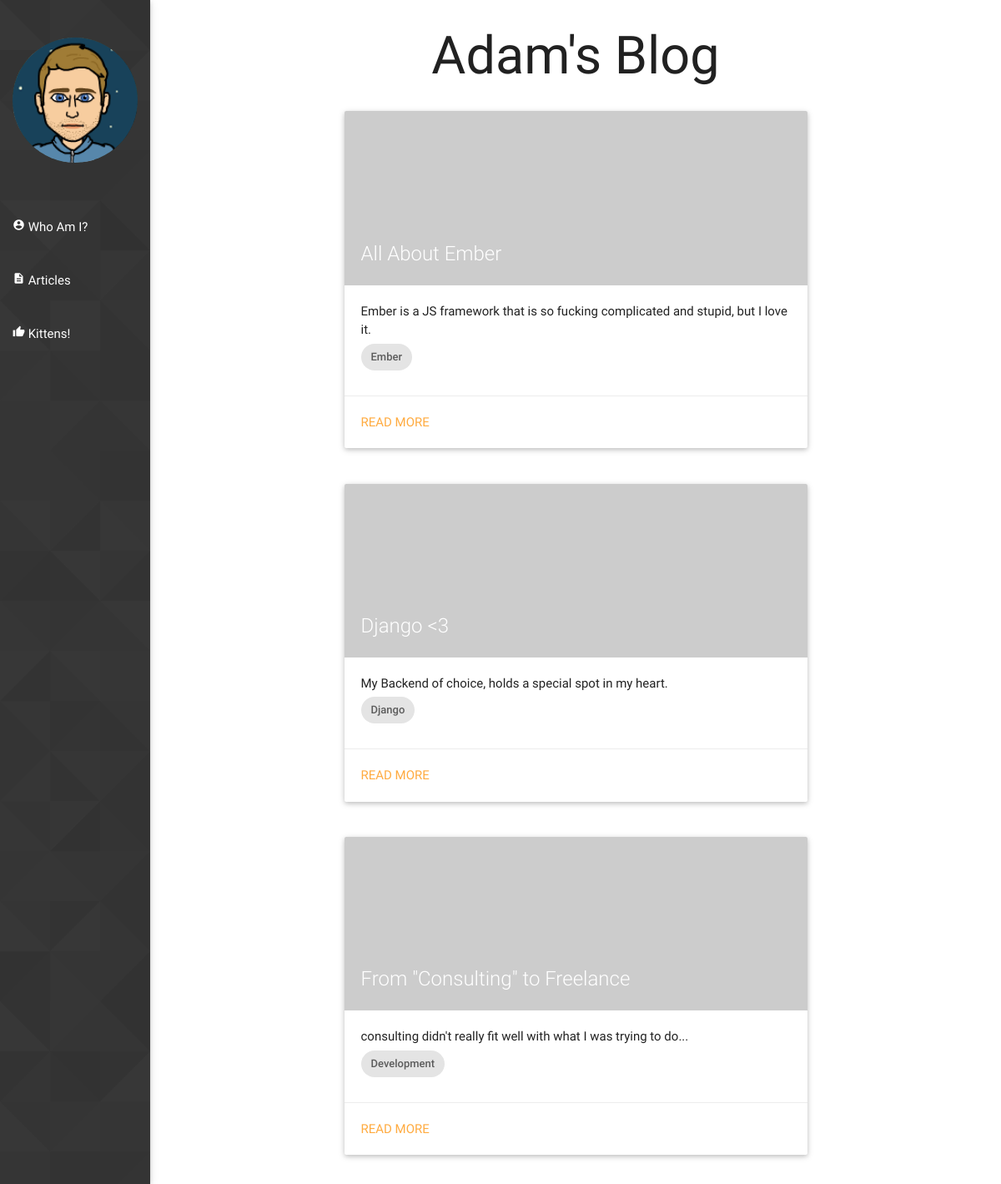
Screenshot of /blog/ with the database file from the repository.
### blog/models.py (models this page shows, shortened)
class Article(models.Model):
    title = models.CharField(max_length=50)
    headline = models.CharField(max_length=150)
    created = models.DateField(auto_now_add=True)
    body = models.TextField()
    tags = models.ManyToManyField(Tag)
    public = models.BooleanField(default=True)
    def get_absolute_url(self):
        return reverse('blog-article', kwargs={'pk': self.id})

class Tag(models.Model):
    title = models.CharField(max_length=50)

### blog/views.py (the view)
class BlogHomeView(ListView):
    template_name = "blog_home.html"
    queryset = Article.objects.filter(public=True)

### blog/templates/blog_home.html (shortened to what this page needs)
{% extends "_blog_base.html" %}
{% block blog_body %}
  <div class="col m8 offset-m2 blog__home">
    <h1 class="center-align">Adam's Blog</h1>
    {% for article in article_list %}
      <div class="row">
        <div class="col m12">
          <div class="card">
            <div class="card-image shrink">
              <a href="{{article.get_absolute_url}}">
                <img src="http://lorempixel.com/800/300/nature/">
                <span class="card-title">{{article.title}}</span>
              </a>
            </div>
            <div class="card-content">
              <p>{{article.headline}}</p>
              <div class="chip-row">
                {% for tag in article.tags.all %}
                  <span class="chip">{{tag.title}}</span>
                {% endfor %}
              </div>
            </div>
            <div class="card-action">
              <a href="{{article.get_absolute_url}}">Read More</a>
            </div>
          </div>
        </div>
      </div>
    {% endfor %}
  </div>
{% endblock %}

### blog/templates/_blog_base.html (shortened to what this page needs)
{% extends "_base.html" %}
{% load staticfiles %}
{% block body %}
  <div class="blog">
    <nav class="blog__nav">
      <div class="logo hide-on-med-and-down">
        <img class="top" src="{% static 'img/adam_logo.png' %}" />
      </div>
      <ul class="right hide-on-med-and-down">
        {% include "shared/nav_items.html" %}
      </ul>
    </nav>
    <div class="row blog__body">
      {% block blog_body %}{% endblock %}
    </div>
  </div>
{% endblock %}

### core/templates/_base.html (shortened to what this page needs)
{% load staticfiles %}
<!DOCTYPE html>
<html>
  <head>
    {% block head %}
      <link rel="stylesheet" href="{% static 'css/style.css' %}">
      <link rel="stylesheet" href="https://cdnjs.cloudflare.com/ajax/libs/font-awesome/4.4.0/css/font-awesome.min.css">
    {% endblock %}
  </head>
  <body>
    {% block body %}{% endblock %}
  </body>
</html>

### core/templates/shared/nav_items.html
<li class="waves-effect waves-dark">
  <a href="{% url 'home' %}#about"><i class="material-icons">account_circle</i> Who Am I?</a>
</li>
<li class="waves-effect waves-light">
  <a href="{% url 'blog-home' %}"><i class="material-icons">description</i> Articles</a>
</li>
<li class="hover-remove">
  <a href="#"><i class="material-icons">thumb_up</i> Kittens!</a>
</li>

### rows the page displays
Article: title "All About Ember", headline "Ember is a JS framework that is so fucking complicated and stupid, but I love it."
Tag: title "Ember"
Article: title "Django <3", headline "My Backend of choice, holds a special spot in my heart."
Tag: title "Django"
Article: title "From \"Consulting\" to Freelance", headline "consulting didn't really fit well with what I was trying to do..."
Tag: title "Development"
